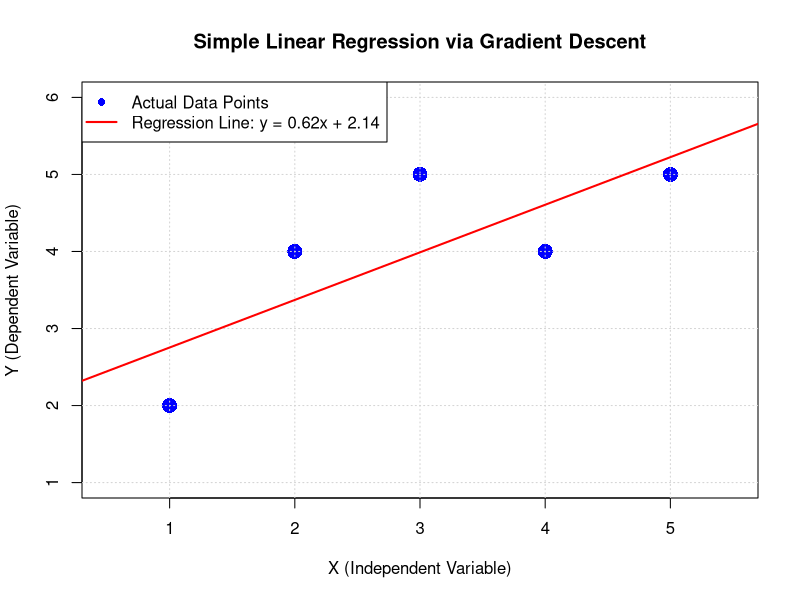

Generate this figure with R:
## ---- chunk 1
# Step 1: Define dataset
X <- c(1, 2, 3, 4, 5)
Y <- c(2, 4, 5, 4, 5)
n <- length(X)

cat("Dataset loaded successfully.\n")
## ---- chunk 2
# Step 2: Initialize parameters and hyperparameters
m <- 0.0
c_intercept <- 0.0

learning_rate <- 0.01
epochs <- 1000

cat(sprintf("Initial guesses -> m: %.1f, c: %.1f\n", m, c_intercept))
cat(sprintf("Learning Rate: %.2f, Epochs: %d\n", learning_rate, epochs))

## ---- chunk 3
# Step 3: Gradient Descent Optimization Loop
for (epoch in 1:epochs) {
  dm <- 0.0
  dc <- 0.0
  
  # Calculate gradients across all points
  for (i in 1:n) {
    y_pred <- m * X[i] + c_intercept
    error <- y_pred - Y[i]
    
    dm <- dm + (2 / n) * error * X[i]
    dc <- dc + (2 / n) * error
  }
  
  # Update parameters
  m <- m - learning_rate * dm
  c_intercept <- c_intercept - learning_rate * dc
}

cat("--- Optimization Complete ---\n")
cat(sprintf("Optimized Slope (m): %.4f\n", m))
cat(sprintf("Optimized Intercept (c): %.4f\n", c_intercept))

## ---- chunk 4
# Step 4: Calculate final predictions and Mean Squared Error (MSE)
predictions <- m * X + c_intercept

cat("Actual Y:   ", paste(Y, collapse = ", "), "\n")
cat("Predicted Y:", paste(round(predictions, 2), collapse = ", "), "\n")

mse <- sum((Y - predictions)^2) / n
cat(sprintf("Mean Squared Error (MSE): %.4f\n", mse))
## ---- chunk 5
# Step 5: Plot the actual data points and the learned regression line
plot(X, Y, col = "blue", pch = 16, cex = 2,
     xlab = "X (Independent Variable)",
     ylab = "Y (Dependent Variable)",
     main = "Simple Linear Regression via Gradient Descent",
     xlim = c(0.5, 5.5), ylim = c(1, 6))

# Add grid safely using standard base graphics parameters
grid(nx = NULL, ny = NULL, col = "lightgray", lty = "dotted")

# Plot the regression line
abline(a = c_intercept, b = m, col = "red", lwd = 2)

# Add legend
legend("topleft", 
       legend = c("Actual Data Points", sprintf("Regression Line: y = %.2fx + %.2f", m, c_intercept)),
       col = c("blue", "red"), pch = c(16, NA), lty = c(NA, 1), lwd = c(NA, 2))
